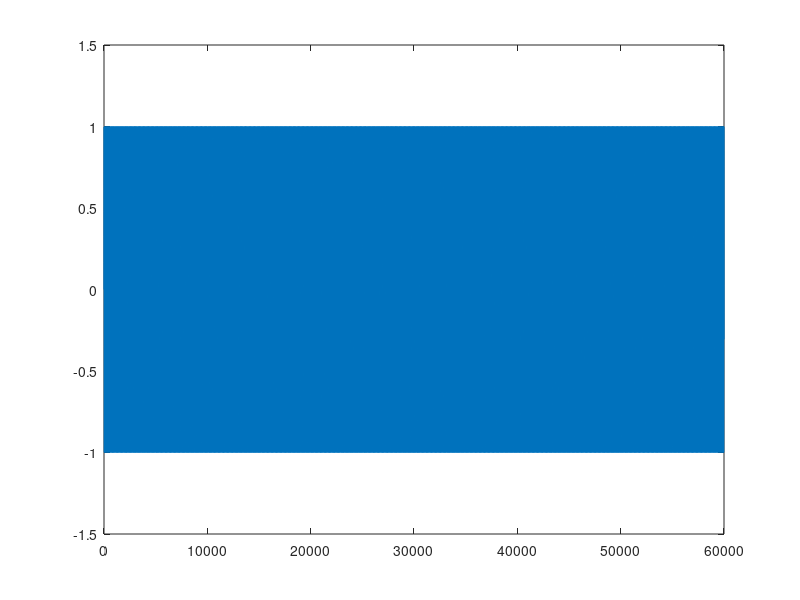

Recreate this plot in MATLAB. (Note: this script raises an error after producing the figure.)
%% Figure 10 from Righetti, Buchli, and Ijspeert, (2006)
% start/stop simulation
t0 = 0;                % start time
tend = 500;            % stop time

% periodic forcing (cosine input)
Fs = 120;               % sample rate of periodic forcing
F_t = linspace(t0, tend, tend*Fs); %dt for periodic forcing
F = sin(20*F_t);        
plot(F); ylim([-1.5 1.5]);

% model parameters
a = 0.15;                 
b = 0.1;
c = 8.5;
e = 4;               % learning rate
w0 = [30];           % initial conditions for osc freq
%tspan = [t0 tend];  % full timespan
tspan = F_t;

for i = 1:length(w0)
[t, y] = ode23(@(t,x)rossler_learn(t,x,a,b,c,e,F,F_t)...
    ,tspan, [0, 1, 0, w0(i)] ); % unsure what inititial conditions for x,y,z are in Righetti et al. (2006)
end

fig = figure;
set(fig,'defaultAxesColorOrder',[[0.4940 0.1840 0.5560];	[0 0 0]]);

subplot(3,1,1)
plot(t,y(:,4), 'black');
xlim([t0 tend])
ylim([10 32]);
ylabel('W (Angular Frequency)')
title('Adaptive-Frequency Rossler Strange Attractor')

hold on
subplot(3,1,2)
yyaxis right;
plot(t,F, '--black', 'LineWidth', 1.5);
ylim([-2 2]);
ylabel('F')
yyaxis left;
plot(t,y(:,2), 'LineWidth', 2, 'Color', '#7E2F8E');
ylim([-2 2]);
xlim([0 2]);
ylabel('Y')
hold off;

hold on;
subplot(3,1,3)
yyaxis right;
plot(t,F, '--black', 'LineWidth', 1.5);
ylim([-2 2]);
ylabel('F')
yyaxis left;
plot(t,y(:,2), 'LineWidth', 2, 'Color', '#7E2F8E');
ylim([-200 200]);
xlim([498 500]);
xlabel('Time')
ylabel('Y')
% legend('F', 'Oscillator');





      